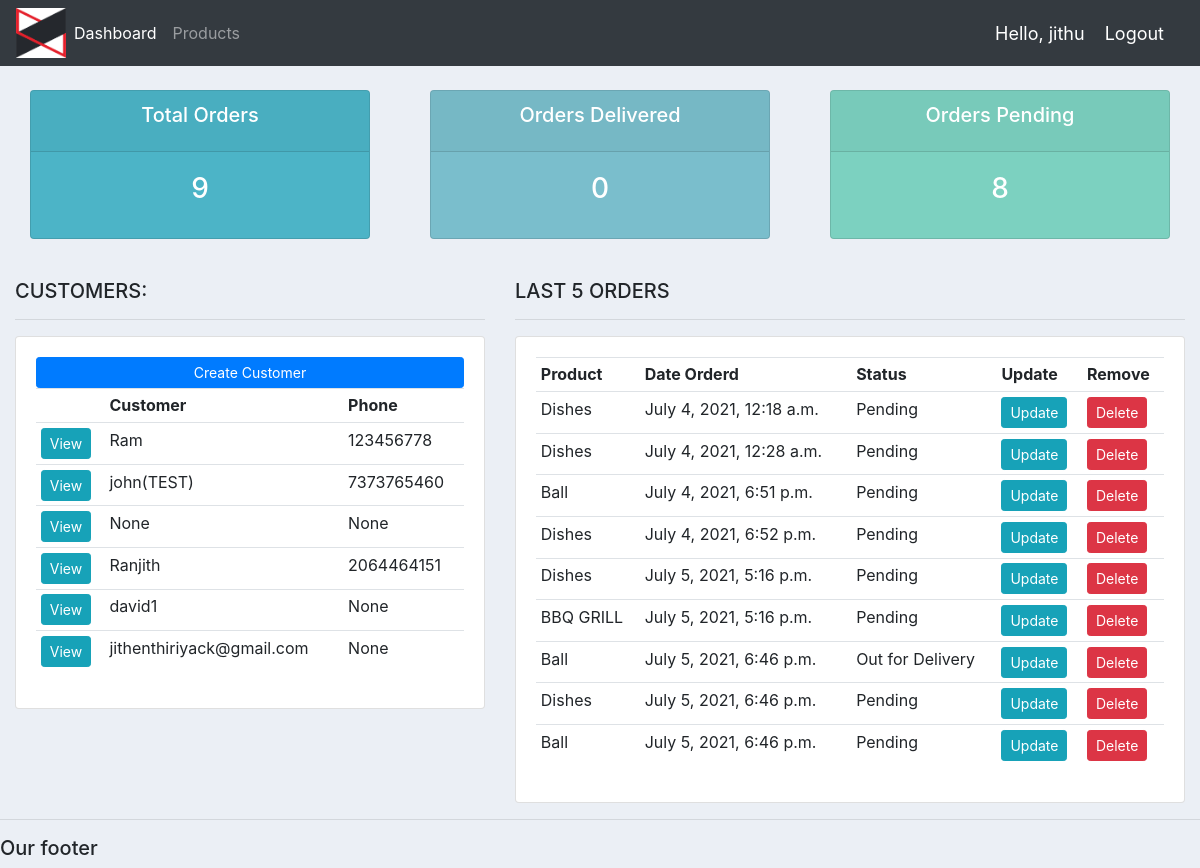
Before: / (signed in) with the older database file.
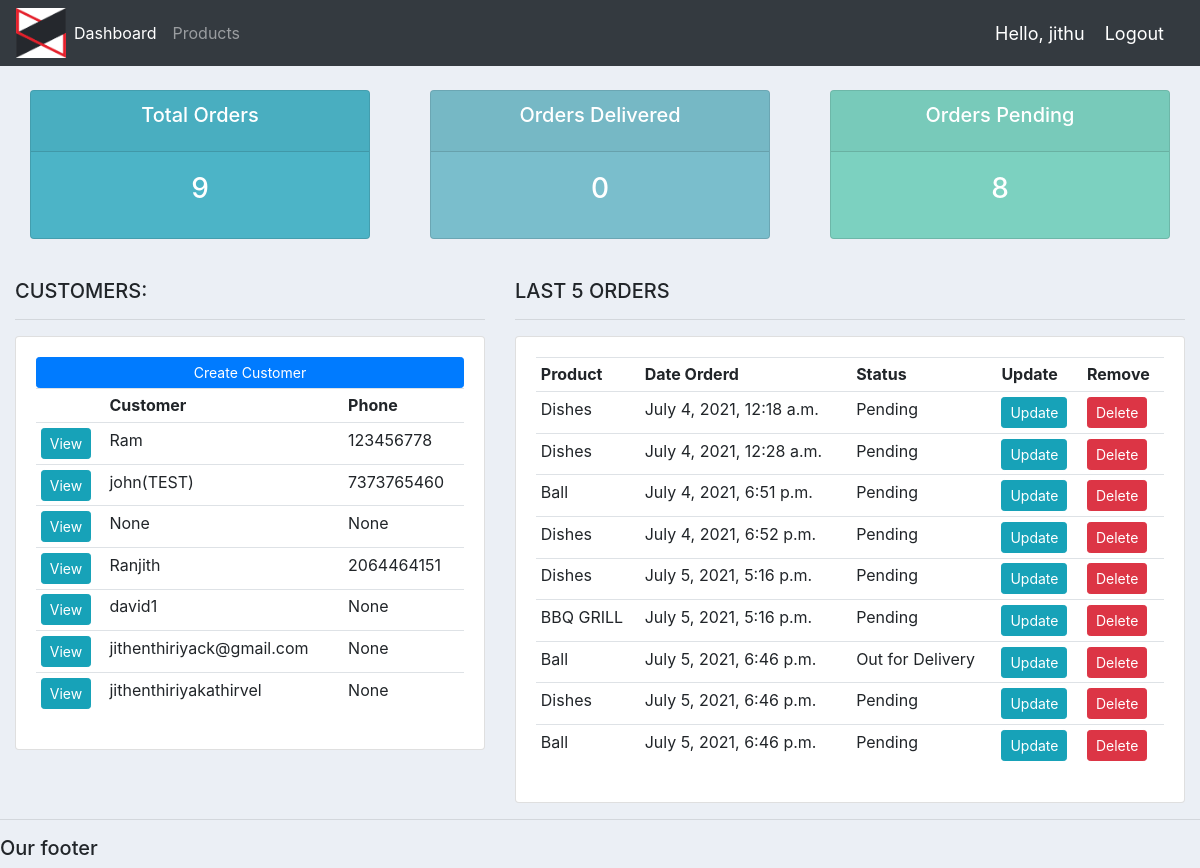
After: the same page with the newer database file.
### accounts/models.py (models this page shows, shortened)
class Customer(models.Model):
	user = models.OneToOneField(User,null=True,blank=True,  on_delete=models.CASCADE)
	name = models.CharField(max_length=200, null=True)
	phone = models.CharField(max_length=200, null=True)
	email = models.CharField(max_length=200, null=True)
	profile_pic = models.ImageField(default="logo.png",null=True, blank=True)
	date_created = models.DateTimeField(auto_now_add=True, null=True)

class Order(models.Model):
	STATUS = (
			('Pending', 'Pending'),
			('Out for delivery', 'Out for delivery'),
			('Delivered', 'Delivered'),
			)
	customer = models.ForeignKey(Customer, null=True, on_delete= models.SET_NULL)
	product = models.ForeignKey(Product, null=True, on_delete= models.SET_NULL)
	date_created = models.DateTimeField(auto_now_add=True, null=True)
	status = models.CharField(max_length=200, null=True, choices=STATUS)
	note = models.CharField(max_length=1000, null=True)

class Product(models.Model):
	CATEGORY = (
			('Indoor', 'Indoor'),
			('Out Door', 'Out Door'),
			)
	name = models.CharField(max_length=200, null=True)
	price = models.FloatField(null=True)
	category = models.CharField(max_length=200, null=True, choices=CATEGORY)
	description = models.CharField(max_length=200, null=True, blank=True)
	date_created = models.DateTimeField(auto_now_add=True, null=True)
	tags = models.ManyToManyField(Tag)
	def __str__(self):
		return self.name

### accounts/decorators.py (the view)
    def wrapper_function(request, *args, **kwargs):
        group = None
        if request.user.groups.exists():
            group = request.user.groups.all()[0].name
        if group == 'customer':
            return redirect('user-page')
        elif group == 'admin':
            return view_func(request, *args, **kwargs)
        else:
            return HttpResponse("Authorised")

### accounts/views.py (called while the page is built)
@login_required(login_url='login')
@admin_only
def home(request):
	orders = Order.objects.all()
	customers = Customer.objects.all()
	total_customers = customers.count()
	total_orders = orders.count()
	delivered = orders.filter(status='Delivered').count()
	pending = orders.filter(status='Pending').count()
	context = {'orders':orders, 'customers':customers,
	'total_orders':total_orders,'delivered':delivered,
	'pending':pending }
	return render(request, 'accounts/dashboard.html', context)

### accounts/templates/accounts/dashboard.html
{%  extends 'accounts/main.html' %}
{% block content %}
{%  include 'accounts/status.html' %}
<br>
<div class="row">
	<div class="col-md-5">
		<h5>CUSTOMERS:</h5>
		<hr>
		<div class="card card-body">
			<a class="btn btn-primary  btn-sm btn-block" href="">Create Customer</a>
			<table class="table table-sm">
				<tr>
					<th></th>
					<th>Customer</th>
					<th>Phone</th>
				</tr>
				{% for customer in customers %}
					<tr>
						<td><a class="btn btn-sm btn-info" href="{% url 'customer' customer.id %}">View</a></td>
						<td>{{customer.name}}</td>
						<td>{{customer.phone}}</td>
					</tr>
				{% endfor %}
			</table>
		</div>
	</div>
	<div class="col-md-7">
		<h5>LAST 5 ORDERS</h5>
		<hr>
		<div class="card card-body">
			<table class="table table-sm">
				<tr>
					<th>Product</th>
					<th>Date Orderd</th>
					<th>Status</th>
					<th>Update</th>
					<th>Remove</th>
				</tr>
				{% for order in orders %}
					<tr>
						<td>{{order.product}}</td>
						<td>{{order.date_created}}</td>
						<td>{{order.status}}</td>
						<td><a class="btn btn-sm btn-info" href="{% url 'update_order' order.id %}">Update</a></td>
						<td><a class="btn btn-sm btn-danger" href="{% url 'delete_order' order.id %}">Delete</a></td>
					</tr>
				{% endfor %}
			</table>
		</div>
	</div>
</div>
{% endblock %}

### accounts/templates/accounts/main.html (shortened to what this page needs)
{% load static %}
<!DOCTYPE html>
<html>
<head>
	<link rel="stylesheet" href="https://stackpath.bootstrapcdn.com/bootstrap/4.3.1/css/bootstrap.min.css">
	<link rel="stylesheet" type="text/css" href="{% static '/css/main.css' %}">
</head>
<body>
	{%  include 'accounts/navbar.html' %}
	<div class="container-fluid">
	{% block content %}
	{% endblock %}
    </div>
	<hr>
	<h5>Our footer</h5>
</body>
</html>

### accounts/templates/accounts/navbar.html (shortened to what this page needs)
{% load static %}
<nav class="navbar navbar-expand-lg navbar-dark bg-dark">
 <img src="{% static 'images/logo.png' %}" height="50px" width="50px">
  <div class="collapse navbar-collapse" id="navbarNav">
    <ul class="navbar-nav">
        {% if request.user.is_staff %}
      <li class="nav-item active">
        <a class="nav-link" href="{% url 'home' %}">Dashboard</a>
      </li>
      <li class="nav-item">
        <a class="nav-link" href="{% url 'products' %}">Products</a>
      </li>
            {% else %}
            <li class="nav-item">
        <a class="nav-link" href="{% url 'account' %}">Settings</a>
      </li>
        {% endif %}
    </ul>
  </div>
  <span class="hello-msg">Hello, {{request.user}}</span>
  <span ><a  class="hello-msg" href="{% url 'logout' %}">Logout</a></span>
</nav>

### accounts/templates/accounts/status.html
<br>
<div class="row">
	<div class="col">
		<div class="col-md">
			<div class="card text-center text-white  mb-3" id="total-orders">
			  	<div class="card-header">
			  		<h5 class="card-title">Total Orders</h5>
			  	</div>
			  	<div class="card-body">
			    	<h3 class="card-title">{{total_orders}}</h3>
			  	</div>
			</div>
		</div>
	</div>
	<div class="col">
		<div class="col-md">
			<div class="card text-center text-white  mb-3" id="orders-delivered">
			  	<div class="card-header">
			  		<h5 class="card-title">Orders Delivered</h5>
			  	</div>
			  	<div class="card-body">
			    	<h3 class="card-title">{{delivered}}</h3>
			  	</div>
			</div>
		</div>
	</div>
	<div class="col">
		<div class="col-md">
			<div class="card text-center text-white  mb-3" id="orders-pending">
			  	<div class="card-header">
			  		<h5 class="card-title">Orders Pending</h5>
			  	</div>
			  	<div class="card-body">
			    	<h3 class="card-title">{{pending}}</h3>
			  	</div>
			</div>
		</div>
	</div>
</div>

### static/css/main.css (style rules this page uses)
body { background-color: #ebeff5; }
#total-orders { background-color: #4cb4c7; }
#orders-delivered { background-color: #7abecc; }
#orders-pending { background-color: #7CD1C0; }

### accounts/templates/accounts/navbar.html (style rules this page uses)
.hello-msg { font-size: 18px; color: #fff; margin-right: 20px; }

Changed rows visible on the page:
added Customer: name "jithenthiriyakathirvel", phone "None"
